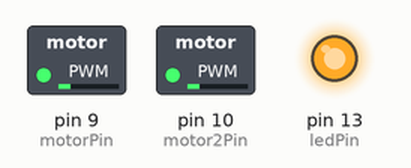
Recording of a program running on a simulated Arduino Uno, built with avr-gcc and run on an emulated ATmega328P. Parts: switched loads named in the program (green lamp = pin HIGH), output pins drawn as LEDs (lit = HIGH).

Above: at 0.1 s.
At 4.1 s:
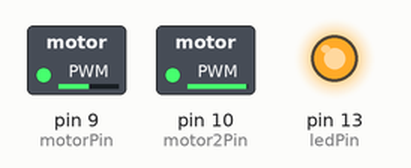
At 8.1 s:
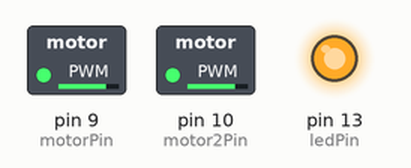
At 16.1 s:
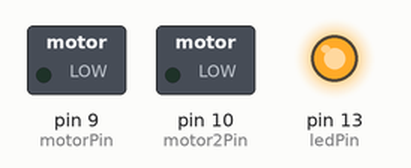
At 26.1 s:
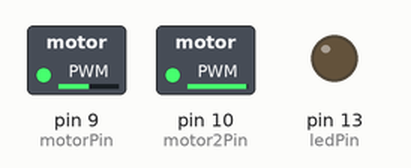
At 38.1 s:
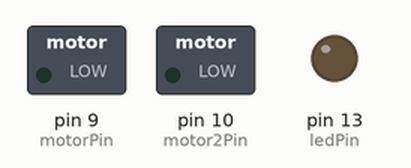
Timing chart, 0 to 39.6 s (numbered marks = the images above):
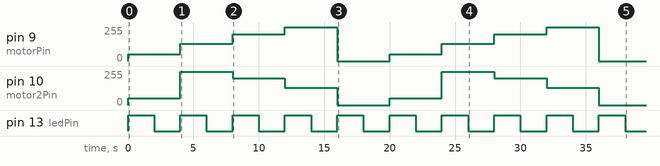

The program:

main.cpp
```cpp
#include <Arduino.h>

int motorPin = 9;         // PWM -> Gate MOSFET
int motor2Pin = 10;         // PWM -> Gate MOSFET
int ledPin   = LED_BUILTIN; // LED interno del Arduino

void setup() {
  pinMode(motorPin, OUTPUT);
  pinMode(ledPin, OUTPUT);
}

void loop() {
  // Velocidad baja (~20%)
  analogWrite(motorPin, 50);
  analogWrite(motor2Pin, 50);
  digitalWrite(ledPin, HIGH);   // LED encendido
  delay(2000);
  digitalWrite(ledPin, LOW);    // LED apagado
  delay(2000);

  // Velocidad media (~50%)
  analogWrite(motorPin, 128);
  analogWrite(motor2Pin, 250);
  digitalWrite(ledPin, HIGH);
  delay(2000);
  digitalWrite(ledPin, LOW);
  delay(2000);

  // Velocidad alta (~80%)
  analogWrite(motorPin, 200);
  analogWrite(motor2Pin, 200);
  digitalWrite(ledPin, HIGH);
  delay(2000);
  digitalWrite(ledPin, LOW);
  delay(2000);

  // Máxima velocidad (100%)
  analogWrite(motorPin, 255);
  analogWrite(motor2Pin, 128);
  digitalWrite(ledPin, HIGH);
  delay(2000);
  digitalWrite(ledPin, LOW);
  delay(2000);

  // Motor apagado
  analogWrite(motorPin, 0);
  analogWrite(motor2Pin, 0);
  digitalWrite(ledPin, HIGH);
  delay(2000);
  digitalWrite(ledPin, LOW);
  delay(2000);
}
```

Measured:
- by itself, pin 13 (ledPin): alternates HIGH for 2.0 s and LOW for 2.0 s
- by itself, pin 9 (motorPin): 0/255 → 50/255 at 0.00 s, → 128/255 4.0 s later, → 200/255 4.0 s later, → 255/255 4.0 s later, … (10 changes in this stretch)
- by itself, pin 10 (motor2Pin): 0/255 → 50/255 at 0.00 s, → 250/255 4.0 s later, → 200/255 4.0 s later, → 128/255 4.0 s later, … (10 changes in this stretch)
